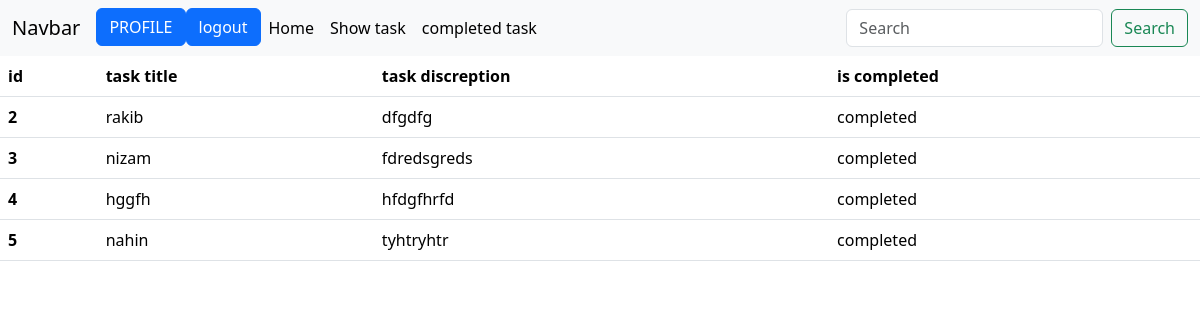
Page /task/completedtask/ (signed in) on the earlier database version.
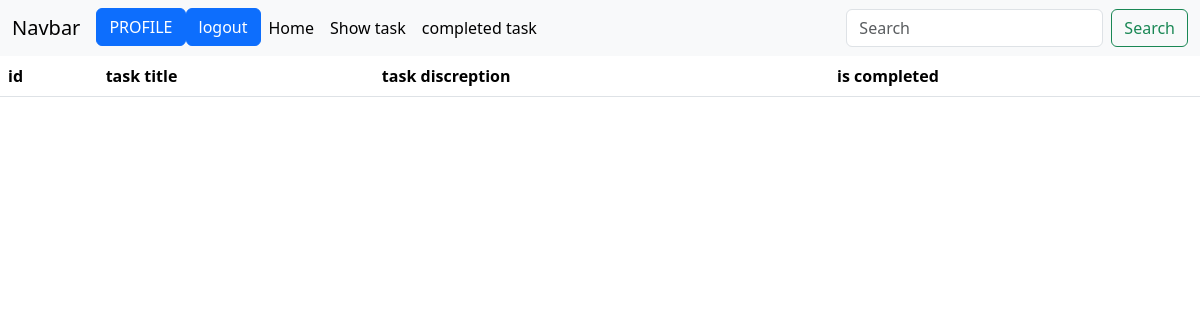
Same page on the later database version.
### task/models.py (models this page shows, shortened)
class TaskModel(models.Model):
    id = models.IntegerField(primary_key=True)
    taskTitle=models.CharField(max_length=20)
    taskDescription=models.CharField(max_length=20)
    is_completed=models.BooleanField(default=False)
    created_at = models.DateTimeField(auto_now_add=True)
    user = models.ForeignKey(User, on_delete=models.CASCADE,default=1)
    priority = models.IntegerField(choices=[(i, str(i)) for i in range(9)])
    due_date = models.DateField(null=True, blank=True)

### task/views.py (the view)
# urls.py: path('completedtask/',views.completed_task,name='completedtask')
def completed_task(request):
    if request.user.is_authenticated:
        user_id = request.user.id
    comte = TaskModel.objects.filter( user_id= user_id)
    return render(request,'task/complete.html',{'show':comte})

### task/templates/task/complete.html
{% extends 'base.html' %}
{% load crispy_forms_tags %}
{% block content %}
<table class="table">
    <thead>
      <tr>
        <th scope="col">id</th>
        <th scope="col">task title</th>
        <th scope="col">task discreption</th>
        <th scope="col">is completed</th>
      </tr>
    </thead>
    <tbody>
     {% for s in show %}
     {% if  s.is_completed %}
      <tr>
        <th>{{s.id}}</th>
        <td>{{s.taskTitle}}</td>
        <td>{{s.taskDescription}}</td>
        <td>completed</td>
      </tr>
      {% endif %}
      {% endfor %}
    </tbody>
  </table>
{% endblock %}

### templates/base.html (shortened to what this page needs)
<!doctype html>
<html lang="en">
  <head>
    <link href="https://cdn.jsdelivr.net/npm/bootstrap@5.3.3/dist/css/bootstrap.min.css" rel="stylesheet">
  </head>
  <body>
    <nav class="navbar navbar-expand-lg bg-body-tertiary">
        <div class="container-fluid">
          <a class="navbar-brand" href="#">Navbar</a>
          <div class="collapse navbar-collapse" id="navbarSupportedContent">
            <ul class="navbar-nav me-auto mb-2 mb-lg-0">
              {% if user.is_authenticated %}
              <li class="nav-item">
              <a class="btn btn-primary" href="{% url 'profilepage' %}">PROFILE</a>
            </li>
              <li class="nav-item">
              <a class="btn btn-primary" href="{% url 'logoutpage' %}">logout</a>
            </li>
              <li class="nav-item">
                <a class="nav-link active" aria-current="page" href="{% url 'homepage' %}">Home</a>
              </li>
              <li class="nav-item">
                <a class="nav-link active" aria-current="page" href="{% url 'showpage' %}">Show task</a>
              </li>
              <li class="nav-item">
                <a class="nav-link active" aria-current="page" href="{% url 'completedtask' %}">completed task</a>
              </li>
              {% endif %}
            </ul>
            <form class="d-flex" role="search">
              <input class="form-control me-2" type="search" placeholder="Search" aria-label="Search">
              <button class="btn btn-outline-success" type="submit">Search</button>
            </form>
          </div>
        </div>
      </nav>
      {% block content %}
      {% endblock %}
  </body>
</html>

Differences in the rows shown:
removed TaskModel: id "2", taskTitle "rakib", taskDescription "dfgdfg"
removed TaskModel: id "3", taskTitle "nizam", taskDescription "fdredsgreds"
removed TaskModel: id "4", taskTitle "hggfh", taskDescription "hfdgfhrfd"
removed TaskModel: id "5", taskTitle "nahin", taskDescription "tyhtryhtr"
